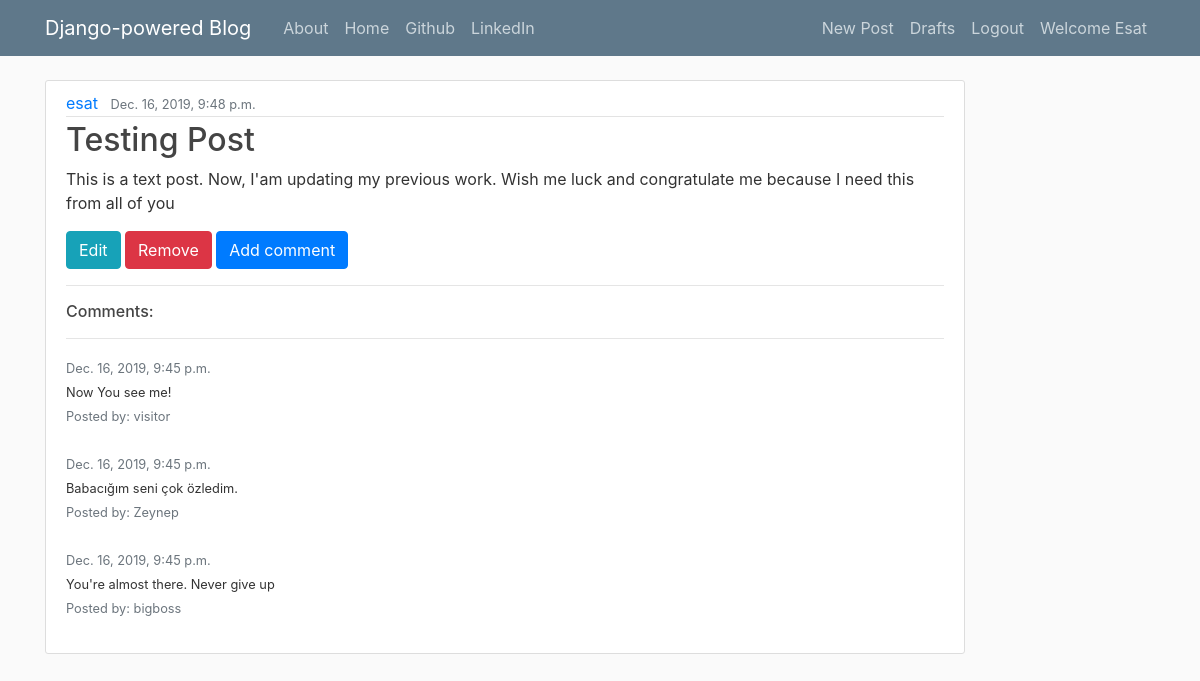
The page /post/25/ (signed in) on the database its author committed.
### blog/models.py (models this page shows, shortened)
class Post(models.Model):
    author = models.ForeignKey('auth.User', on_delete=models.CASCADE)
    title = models.CharField(max_length=200)
    text = models.TextField()
    create_date = models.DateTimeField(default=timezone.now)
    published_date = models.DateTimeField(blank=True, null=True)
    last_publication_date = models.DateTimeField(blank=True, null=True)

class Comment(models.Model):
    post = models.ForeignKey('blog.Post', related_name='comments', on_delete=models.CASCADE)
    author = models.CharField(max_length=200)
    text = models.TextField()
    create_date = models.DateTimeField(default=timezone.now)
    approved_comment = models.BooleanField(default=False)

### blog/views.py (the view)
# urls.py: path('post/<int:pk>/', views.PostDetailView.as_view(), name='post_details'),
class PostDetailView(DetailView):
    template_name='blog/post_details.html'
    model=Post

### blog/templates/blog/post_details.html (shortened to what this page needs)
{% extends "blog/base.html" %}
{% block content %}
<article class="media content-section">
  <div class="media-body">
    <div class="article-metadata">
      <a class="mr-2" href="#">{{ post.author}}</a>
      {% if post.published_date %}
        <small class="text-muted">{{ post.published_date }}</small>
      {% else %}
        <a class="btn btn-primary" href="{% url 'blog:post_publish' pk=post.pk %}">
        <span class="iconify" data-icon="simple-icons:faceit" data-inline="false"></span> Publish</a>
      {% endif %}
    </div>
    <h2><a class="article-title" href="#">{{ post.title }}</a></h2>
    <p class="article-content">{{ post.text }}</p>
    {% if user.is_authenticated %}
      <a class="btn btn-primary btn-info" href="{% url 'blog:post_edit' pk=post.pk %}">
       Edit</a>
      <a class="btn btn-danger" href="{% url 'blog:post_remove' pk=post.pk %}">
       Remove</a>
    {% endif %}
    <a class="btn btn-primary btn-comment" href="{% url 'blog:add_comment_to_post' pk=post.pk %}">
     Add comment</a>
    <hr>
    <h6>Comments:</h6>
    <hr>
    {% for comment in post.comments.all %}
      <small class="mr-2 text-muted">{{comment.create_date}}</small>
      {% if comment.approved_comment or user.is_authenticated %}
        <br>
        <small>{{comment.text}}</small>
        <br>
        <small class="text-muted">Posted by: {{comment.author}} </small>
        <br> <br>
      {% endif %}
    {% endfor %}
  </div>
</article>
{% endblock %}

### blog/templates/blog/base.html (shortened to what this page needs)
<!DOCTYPE html>
{% load staticfiles %}
<html lang="en" dir="ltr">
  <head>
    <link rel="stylesheet" href="https://maxcdn.bootstrapcdn.com/bootstrap/4.0.0/css/bootstrap.min.css">
    <link rel="stylesheet" href="{% static 'css/blog.css' %}">
    </head>
    <body>
    <header class="site-header">
      <nav class="navbar navbar-expand-md navbar-dark bg-steel fixed-top">
        <div class="container">
          <a class="navbar-brand mr-4" href="{% url 'blog:post_list' %}">Django-powered Blog</a>
          <div class="collapse navbar-collapse" id="navbarToggle">
            <div class="navbar-nav mr-auto">
              <a class="nav-item nav-link" href="{% url 'blog:about' %}">About</a>
              <a class="nav-item nav-link" href="{% url 'blog:post_list' %}">Home</a>
              <a class="nav-item nav-link" href="https://www.github.com">Github</a>
              <a class="nav-item nav-link" href="https://www.linkedin.com">LinkedIn</a>
            </div>
            <div class="navbar-nav">
              {% if user.is_authenticated %}
                <a class="nav-item nav-link" href="{% url 'blog:post_new' %}">New Post</a>
                <a class="nav-item nav-link" href="{% url 'blog:post_draft_list' %}">Drafts</a>
                <a class="nav-item nav-link" href="{% url 'logout' %}">Logout</a>
                <a class="nav-item nav-link" href="#"> Welcome {{user.username.capitalize}}</a>
              {% else %}
                <a class="nav-item nav-link " href="{% url 'login' %}">
                <span class="iconify" data-icon="fa-solid:user-lock" data-inline="false"></span> Login
                </a>
                <a class="nav-item nav-link" href="#">
                  <span class="iconify" data-icon="dashicons:format-aside" data-inline="false"></span> Register</a>
              {% endif %}
            </div>
          </div>
        </div>
      </nav>
    </header>
    <div class="content container">
      <div class="row">
        <div class="col-md-10">
          <div>
            {% block content %}
            {% endblock %}
          </div>
        </div>
      </div>
    </div>
  </body>
</html>

### blog/static/css/blog.css (style rules this page uses)
body { background: #fafafa; color: #333333; margin-top: 5rem; }
h1, h2, h3, h4, h5, h6 { color: #444444; }
.bg-steel { background-color: #5f788a; }
.site-header .navbar-nav .nav-link { color: #cbd5db; }
.content-section { background: #ffffff; padding: 10px 20px; border: 1px solid #dddddd; border-radius: 3px; margin-bottom: 20px; }
.article-title { color: #444444; }
.article-content { white-space: pre-line; }
.article-metadata { padding-bottom: 1px; margin-bottom: 4px; border-bottom: 1px solid #e3e3e3 }

### rows shown on the page
Post: author "esat", published_date "Dec. 16, 2019, 9:48 p.m.", title "Testing Post", text "This is a text post. Now, I'am updating my previous work. Wish me luck and congratulate me because I need this from all of you"
Comment: create_date "Dec. 16, 2019, 9:45 p.m.", text "Now You see me!", author "visitor"
Comment: create_date "Dec. 16, 2019, 9:45 p.m.", text "Babacığım seni çok özledim.", author "Zeynep"
Comment: create_date "Dec. 16, 2019, 9:45 p.m.", text "You're almost there. Never give up", author "bigboss"

### other values the page prints
{{ user.username.capitalize }} "Esat"
